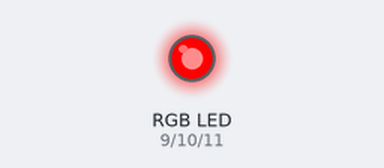
A sketch run on a simulated Arduino Uno, built with avr-gcc and run on an emulated ATmega328P. Shown: an RGB LED mixed from three pins (HIGH = lit). Dim RGB values are drawn brighter than linear.

Above: at 0.1 s.
At 3.1 s:
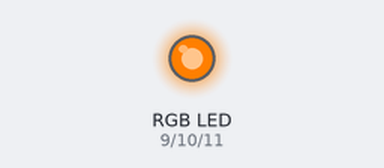
At 9.1 s:
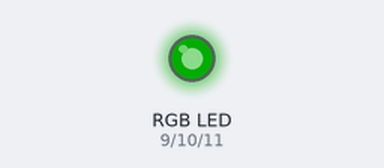
At 18.1 s:
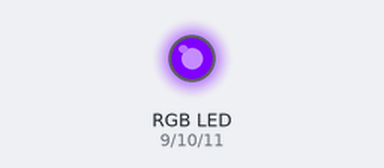
At 27.1 s:
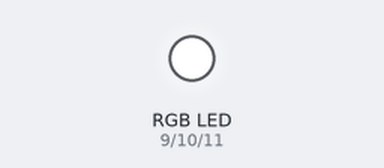
At 36.1 s:
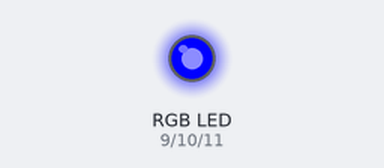
Timing chart, 0 to 40.0 s (numbered marks = the images above):
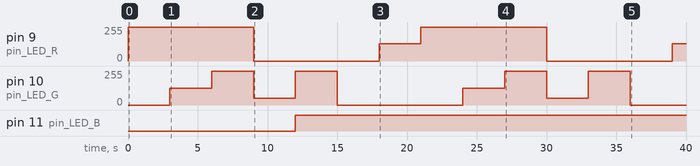

Measured:
- by itself, pin 11 (pin_LED_B): LOW → HIGH at 12.0 s
- by itself, pin 9 (pin_LED_R): 0/255 → 255/255 at 0.00 s, → 0/255 9.0 s later, → 128/255 9.0 s later, → 255/255 3.0 s later, … (6 changes in this stretch)
- by itself, pin 10 (pin_LED_G): 0/255 → 127/255 at 3.0 s, → 255/255 3.0 s later, → 51/255 3.0 s later, → 255/255 3.0 s later, … (10 changes in this stretch)

The sketch:

Mission_2___-4.ino
```cpp
int pin_LED_R = 9;
int pin_LED_G = 10;
int pin_LED_B = 11;
void setup() {
  // put your setup code here, to run once:
  pinMode(pin_LED_R,OUTPUT);
  pinMode(pin_LED_G,OUTPUT);
  pinMode(pin_LED_B,OUTPUT);
}

void loop() {
  // put your main code here, to run repeatedly:
  //Red
  analogWrite(pin_LED_R,255);
  delay(3000);

  //OrangeLed
  analogWrite(pin_LED_G,127);
  delay(3000);

  //YellowLed
  analogWrite(pin_LED_G,255);
  delay(3000);

  //GreenLed
  analogWrite(pin_LED_R,0);
  analogWrite(pin_LED_G,51);
  delay(3000);

  //BlueLed
  analogWrite(pin_LED_G,255);
  analogWrite(pin_LED_B,255);
  delay(3000);

  //IndigoLed
  analogWrite(pin_LED_G,0);
  analogWrite(pin_LED_B,255);
  delay(3000);


  //violetLed
  analogWrite(pin_LED_R,128);
  analogWrite(pin_LED_B,255);
  delay(3000);
}
```
